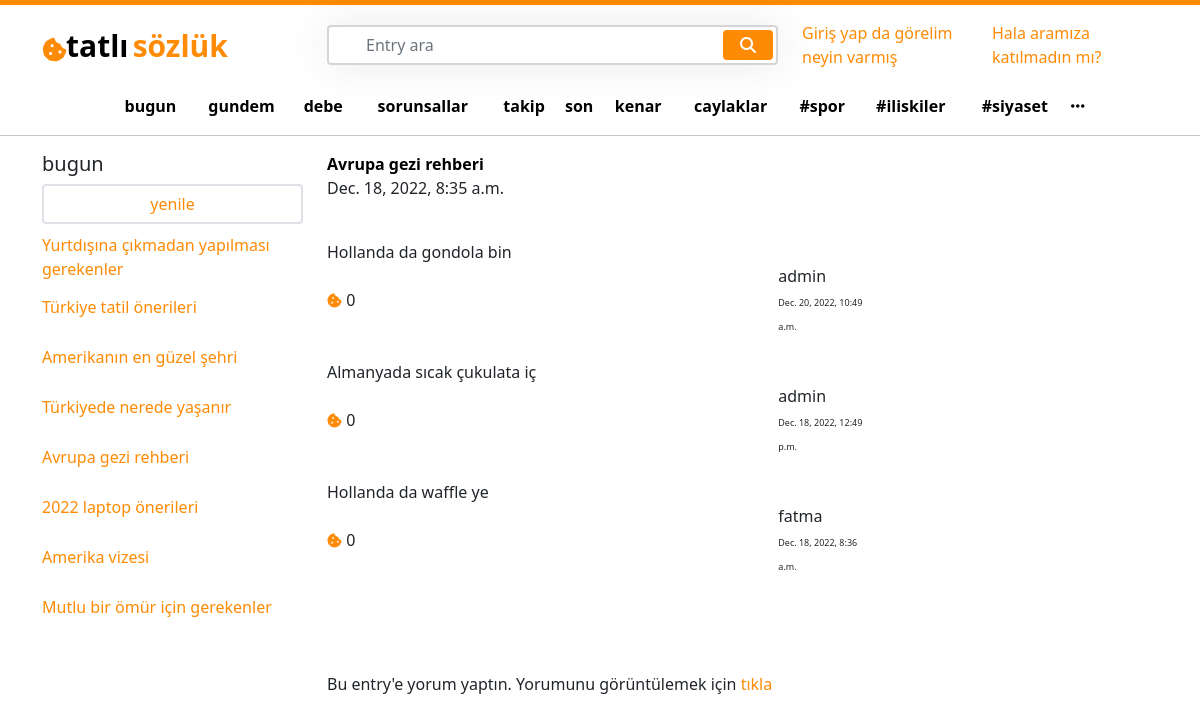
Page /Avrupa gezi rehberi/ on the committed database.
### entry/models.py (models this page shows, shortened)
class Entry(models.Model):
    user = models.ForeignKey(User, on_delete=models.CASCADE)
    entry_slug =  models.CharField(max_length=85, blank=True, null=True)
    entry_name =  models.CharField(max_length=85, blank=True, null=True)
    created_at = models.DateTimeField(auto_now_add=True)
    updated_at = models.DateTimeField(auto_now=True)

class EntryComments(models.Model):
    comment_body =  models.CharField(max_length=85, blank=True, null=True)
    commented_entry = models.ForeignKey(Entry, on_delete=models.CASCADE)
    likes_to_the_comment = models.PositiveIntegerField(default=0)
    writer = models.ForeignKey(User, on_delete=models.CASCADE, null=True)
    created_at = models.DateTimeField(auto_now_add=True)

### user/models.py (models this page shows, shortened)
class User(AbstractBaseUser):
    email = models.EmailField(max_length=100, unique=True)
    username = models.CharField(max_length=50, unique=True)
    date_joined = models.DateTimeField(auto_now_add=True)
    last_login = models.DateTimeField(auto_now_add=True)
    created_date = models.DateTimeField(auto_now_add=True)
    modified_date = models.DateTimeField(auto_now=True)
    is_admin = models.BooleanField(default=True)
    is_staff = models.BooleanField(default=True)
    is_active = models.BooleanField(default=True)
    is_superadmin = models.BooleanField(default=True)
    USERNAME_FIELD = 'email'
    REQUIRED_FIELDS = ['username']
    objects = UserManager()

### entry/views.py (the view)
# urls.py: path('<str:pk>/', views.entry_detail, name='entry_detail'),
def entry_detail(request, pk):
    all_entries = Entry.objects.all()
    entry_detail = get_object_or_404(Entry, entry_name=pk)
    bring_entry_info = Entry.objects.filter(entry_name=pk)
    entry_comment = EntryComments.objects.filter(commented_entry__entry_name=pk).order_by('-created_at')
    for i in entry_comment:
        tiklanan_posta_yorum_yapanlar = i.writer.username
        print(tiklanan_posta_yorum_yapanlar)
    user = request.user.username
    print(user)
    if request.method == "POST":
        comment_body = request.POST['comment_body']
        new_comment = EntryComments.objects.create(commented_entry=entry_detail,writer=request.user, comment_body=comment_body)
        new_comment.save()
    context = {
        'entry_detail' : entry_detail,
        "all_entries" :  all_entries,
        'bring_entry_info' : bring_entry_info,
        'entry_comment' : entry_comment,
        "tiklanan_posta_yorum_yapanlar" : tiklanan_posta_yorum_yapanlar,
        'user' : user
    }
    return render(request, "entry_detail.html",context)

### templates/entry_detail.html (shortened to what this page needs)
{% extends 'base.html' %}
{% load static %}
{% block content %}
<div class="col-lg-6 ">
    <div class="row">
        {% for i in bring_entry_info %}
            <div class="col-lg-12">
                <a href="{% url 'entry_detail' i.id %}" >
                    <b style="color:black ;">  {{i.entry_name}}</b>
                </a>
            </div>
            <div class="col-lg-12">
                {{i.created_at}}
            </div>
            <div class="col-lg-12 mt-3">
                {% for a in entry_comment %}
                <div class="col-lg-12 mt-4">
                    {{a.comment_body}}
                </div>
                   <div class="row justify-content-between">
                        <div class="col-lg-3 my-auto">
                            <i class="fa-solid fa-cookie-bite" id="logo" style="font-size:15px ;"></i>
                            {{a.likes_to_the_comment}}
                        </div>
                        <div class="col-lg-5">
                            <div class="row justify-content-end">
                                <div class="col-lg-6">
                                    <div class="col-lg-12">
                                        {{a.writer.username}}
                                    </div>
                                    <div class="col-lg-12">
                                       <small style="font-size: 9px;">{{a.created_at}}</small>
                                    </div>
                                </div>
                            </div>
                        </div>
                    </div>
                {% endfor %}
            </div>
        <div class="col-lg-12">
            <form action="" method="POST">
                <div class="col-lg-12">
                    <b>{{searched_entry}}</b><br><br><br><br>
                    {% if user in tiklanan_posta_yorum_yapanlar %}
                    <span>Bu entry'e yorum yaptın. Yorumunu görüntülemek için <a href="{% url 'user_page' %}">tıkla</a></span>
                    {% else %}
                    <h4>Sende yorumunu paylaş </h4>
                    <br>
                    <input placeholder="{{searched_entry}}hakkında bize biraz bilgi ver" name="comment_body" style="height:180px; width: 500px;"></input>{{form.comment_body}}
                   <br>
                    <input type="submit" value="Submit">
                    {% endif %}
                    <br>
                    <br>
                    <br>
                </div>
            </form>
        </div>
        {% endfor %}
    </div>
</div>
{% endblock %}

### templates/base.html (shortened to what this page needs)
{% load static %}
<!DOCTYPE html>
<html lang="en">
<head>
    <link href="https://cdn.jsdelivr.net/npm/bootstrap@5.1.3/dist/css/bootstrap.min.css" rel="stylesheet">
    <link rel="stylesheet" href="https://cdnjs.cloudflare.com/ajax/libs/font-awesome/6.2.1/css/all.min.css" />
    <link rel="stylesheet" href="{% static 'css/home.css' %}">
</head>
<body>
    <div class="topline"></div>
    <div class="container mt-3">
        <div class="row d-flex align-items-center">
            <div class="col-lg-3">
                <div class="row">
                    <div class="col-lg-1" style="margin-top: 14px;">
                        <i class="fa-solid fa-cookie-bite" id="logo" style="font-size:25px ;"></i>
                    </div>
                    <div class="col-lg-10">
                        <a href="{% url 'home' %}">
                            <span class="logo_left p-0 m-0" style="color: black;">tatlı</span>
                            <span class="logo_right p-0 m-0">sözlük</span>
                        </a>
                    </div>
                </div>
            </div>
            <div class="col-5">
                <div class="search">
                    <form action="{% url 'entrypage' %}" method="POST">
                        <input type="text" class="form-control" name="searched_entry" placeholder="Entry ara">
                        <button type="submit" name="search_entry_button" value="Submit" class="btn btn-primary"><i class="fa fa-search"></i></button>
                    </form>
                </div>
            </div>
            <div class="col-lg-4">
                <div class="row justify-content-end">
                    {% if request.user.is_authenticated %}
                    <div class="col-lg-3 my-auto">
                        <a href="{% url 'user_page' %}" style="text-decoration: none;">
                            <i class="fa-regular fa-user" style=" color:  rgb(255, 138, 4);;"></i>
                            <span>{{request.user.username}}</span>
                        </a>
                    </div>
                    <div class="col-lg-3">
                        <button type="button" class="btn btn-primary topbtn">
                            <i class="fa-regular fa-message"></i>
                            <span>mesaj</span>
                        </button>
                    </div>
                    <div class="col-lg-3">
                        <button type="button" class="btn btn-primary topbtn">
                            <i class="fa-solid fa-arrow-trend-up"></i>
                            <span>olay</span>
                        </button>
                    </div>
                    <div class="col-lg-2 my-auto dots_for_box" >
                        <span style="cursor: pointer;">
                            <i class="fa-solid fa-ellipsis" style=" color:  rgb(255, 138, 4);;"></i>
                        </span>
                    </div>
                    <div class="base_box_top p-0" id="base_box_top">
                        <div class="row">
                            <a href="" style="color: black;" class="base_box_top_div">
                                <div class="col-lg-12 p-2">
                                    <span>kanallar</span>
                                </div>
                            </a>
                           <a href="" style="color: black;" class="base_box_top_div">
                                <div class="col-lg-12 p-2 ">
                                    <span>çöp</span>
                                </div>
                            </a>
                            <a href="" style="color: black;" class="base_box_top_div">
                                <div class="col-lg-12 p-2">
                                    <span>ayarlar</span>
                                </div>
                            </a>
                            <a href="" style="color: black;" class="base_box_top_div">
                                <div class="col-lg-12 p-2">
                                    <span>gece modu</spa>
                                </div>
                            </a>
                            <a href="" style="color: black;" class="base_box_top_div">
                                <div class="col-lg-12 p-2">
                                    <span>takip/engellenmiş</span>
                                </div>
                            </a>
                            <a href="{% url 'logout' %}" style="color: black;" class="base_box_top_div">
                                <div class="col-lg-12 p-2 ">
                                    <span>çıkış yap</span>
                                </div>
                            </a>
                        </div>
                    </div>
                    <div class="col-lg-12">
                        {% else %}
                        <a href="{% url 'login' %}" style="width: 50%;">Giriş yap da görelim neyin varmış</a>
                        <a href="{% url 'register' %}" style="width: 50%;">Hala aramıza katılmadın mı?</a>
                        {% endif %}
                    </div>
                </div>
            </div>
        </div>
        <div class="row justify-content-center mt-4">
            <table style="width:80%">
                <tr>
                  <td><a href="" class="td ">bugun</a></td>
                  <td><a href="" class="td">gundem</a></td>
                  <td><a href="" class="td">debe</a></td>
                  <td><a href="" class="td">sorunsallar</a></td>
                  <td><a href="" class="td">takip</a></td>
                  <td><a href="" class="td">son</a></td>
                  <td><a href="" class="td">kenar</a></td>
                  <td><a href="" class="td">caylaklar</a></td>
                  <td><a href="" class="td">#spor</a></td>
                  <td><a href="" class="td">#iliskiler</a></td>
                  <td><a href="" class="td">#siyaset</a></td>
                  <td><a href="" class="td"><i class="fa-solid fa-ellipsis"></i></a></td>
                </tr>
              </table>
        </div>
<hr>
<div class="container">
    <div class="row">
        <div class="col-lg-3 main_left">
            <div class="col-lg-12">
                <h5>bugun</h5>
            </div>
            <div class="col-lg-12">
                <button class="btn btn-light w-100 border border-2" style="background-color: transparent !important;">
                 <a href="" style=" text-decoration: none; color:  rgb(255, 138, 4);;">yenile</a>
                </button>
            </div>
            <div class="col-lg-12 mt-2">
                <ul class='p-0 ul_left'>
                        {% for i in all_entries %}
                        <li class="li">
                            <a href="{% url 'entry_detail' i.entry_name %}">
                            {{i.entry_name}}
                            </a>
                        </li>
                        {% endfor %}
                </ul>
            </div>
        </div>
{% block content %}
{% endblock %}
</body>
</html>

### static/css/home.css (style rules this page uses)
.topline { width: 100%; background-color: rgb(255, 138, 4); height: 5px; }
.logo_left { font-size: 30px; font-weight: 600; }
.logo_right { font-size: 30px; font-weight: 600; color: rgb(255, 138, 4); }
#logo { color: rgb(255, 138, 4); }
.search { position: relative; box-shadow: 0 0 40px rgba(51, 51, 51, .1); }
.search input { height: 40px; text-indent: 25px; border: 2px solid #d6d4d4; }
.search button { position: absolute; top: 5px; right: 5px; height: 30px; width: 50px; background: rgb(92, 4, 255); display: flex; align-items: center; justify-content: center; }
.td { font-weight: 600; font-size: 16px; color: black; text-decoration: none; display: flex; align-items: center; justify-content: center; }
.main_left { overflow-y: scroll; height:820px; scrollbar-color: rebeccapurple green; scrollbar-width: thin; }
.li { text-decoration: none; list-style: none; height: 50px; display: flex; align-items: center; }
button { background-color: rgb(255, 138, 4) !important; border: none !important; }
a { color: rgb(255, 138, 4);; text-decoration: none; }

### rows in the picture
Entry: entry_name "Yurtdışına çıkmadan yapılması gerekenler"
Entry: entry_name "Türkiye tatil önerileri"
Entry: entry_name "Amerikanın en güzel şehri"
Entry: entry_name "Türkiyede nerede yaşanır"
Entry: entry_name "Avrupa gezi rehberi", created_at "Dec. 18, 2022, 8:35 a.m."
Entry: entry_name "2022 laptop önerileri"
Entry: entry_name "Amerika vizesi"
Entry: entry_name "Mutlu bir ömür için gerekenler"
EntryComments: comment_body "Hollanda da gondola bin", likes_to_the_comment "0", writer.username "admin", created_at "Dec. 20, 2022, 10:49 a.m."
EntryComments: comment_body "Almanyada sıcak çukulata iç", likes_to_the_comment "0", writer.username "admin", created_at "Dec. 18, 2022, 12:49 p.m."
EntryComments: comment_body "Hollanda da waffle ye", likes_to_the_comment "0", writer.username "fatma", created_at "Dec. 18, 2022, 8:36 a.m."
